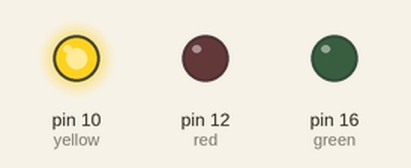
Recording of a program running on a simulated Raspberry Pi (header pin numbers). Parts: output pins drawn as LEDs (lit = HIGH). Random numbers come from a fixed seed.

Above: at 0.1 s.
At 2.1 s:
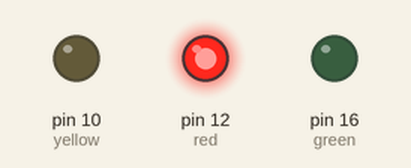
At 4.1 s:
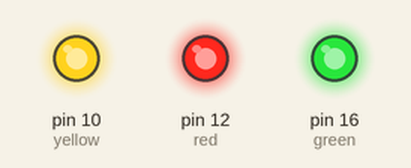
At 12.1 s:
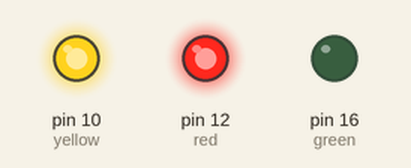
At 20.1 s:
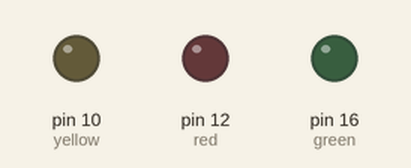
At 33.1 s:
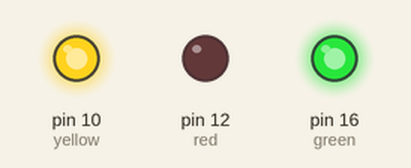
Timing chart, 0 to 40.0 s (numbered marks = the images above):
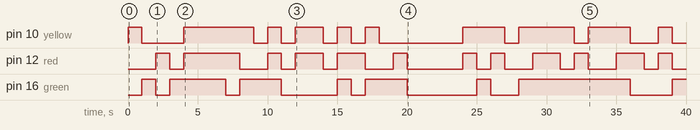

The program:

bitrandom.py
```python
import RPi.GPIO as GPIO
from time import sleep
import random

GPIO.setmode(GPIO.BOARD)
red = 12
yellow = 10
green = 16
channels = [red, yellow, green]

GPIO.setup(channels, GPIO.OUT)

while True:
  num = random.randint(0, 7)
  GPIO.output(green, num & 0b001)
  GPIO.output(yellow, num & 0b010)
  GPIO.output(red, num & 0b100)
  sleep(1)
```

Measured:
- by itself, pin 10 (yellow): LOW → HIGH at 0.00 s, → LOW 1.0 s later, → HIGH 3.0 s later, → LOW 5.0 s later, … (20 changes in this stretch)
- by itself, pin 12 (red): LOW → HIGH at 2.0 s, → LOW 1.0 s later, → HIGH 1.0 s later, → LOW 4.0 s later, … (24 changes in this stretch)
- by itself, pin 16 (green): LOW → HIGH at 1.0 s, → LOW 1.0 s later, → HIGH 1.0 s later, → LOW 4.0 s later, … (15 changes in this stretch)
